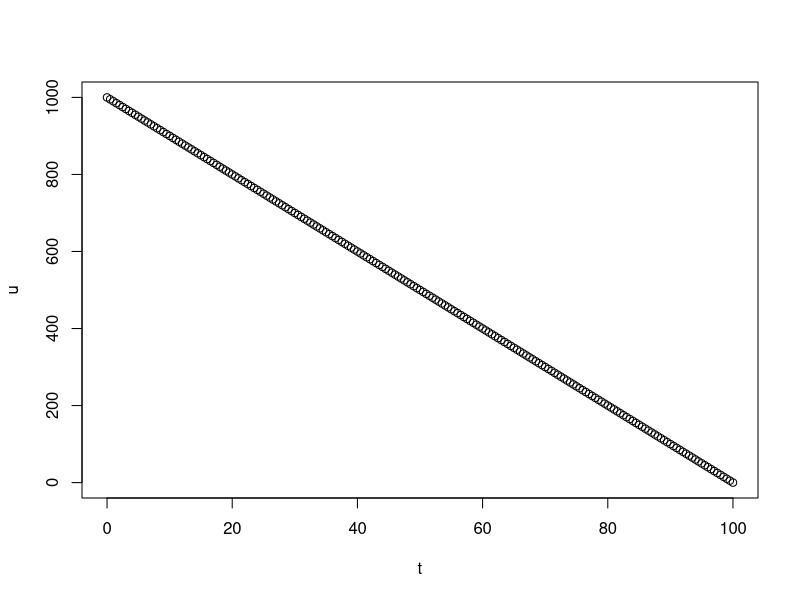
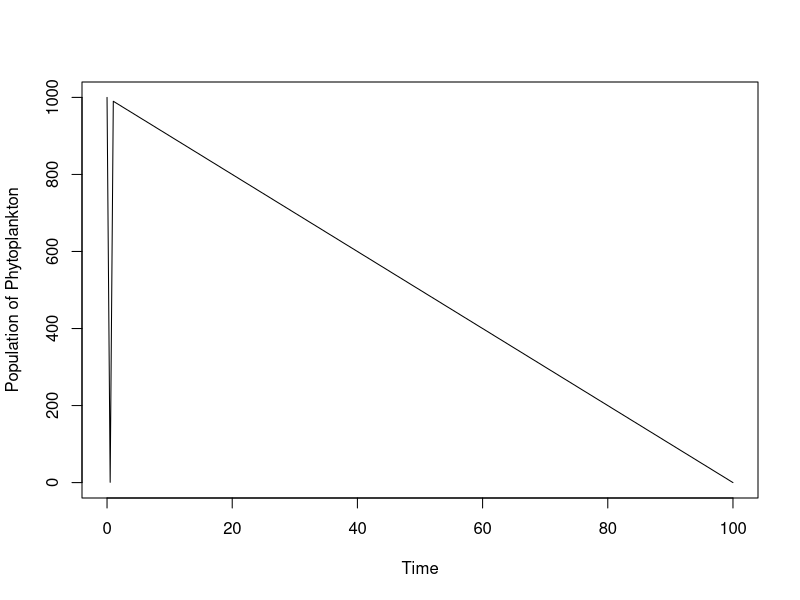
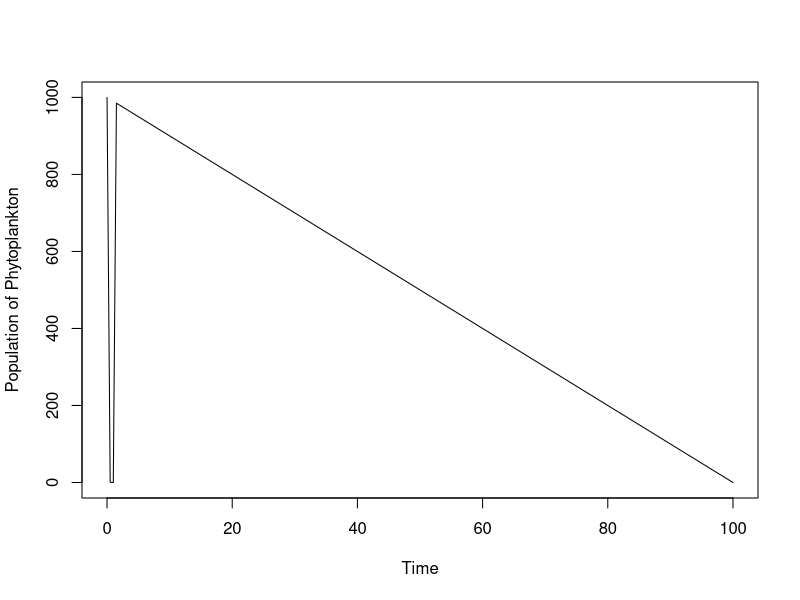
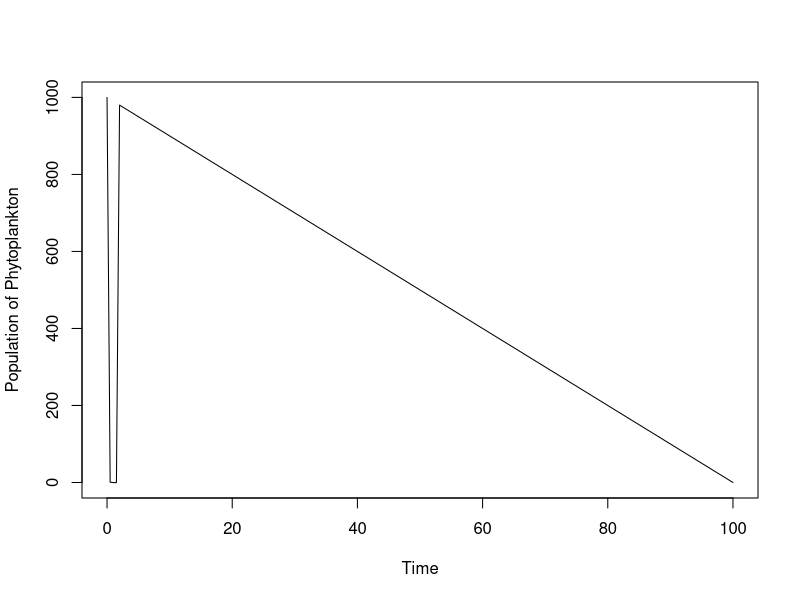
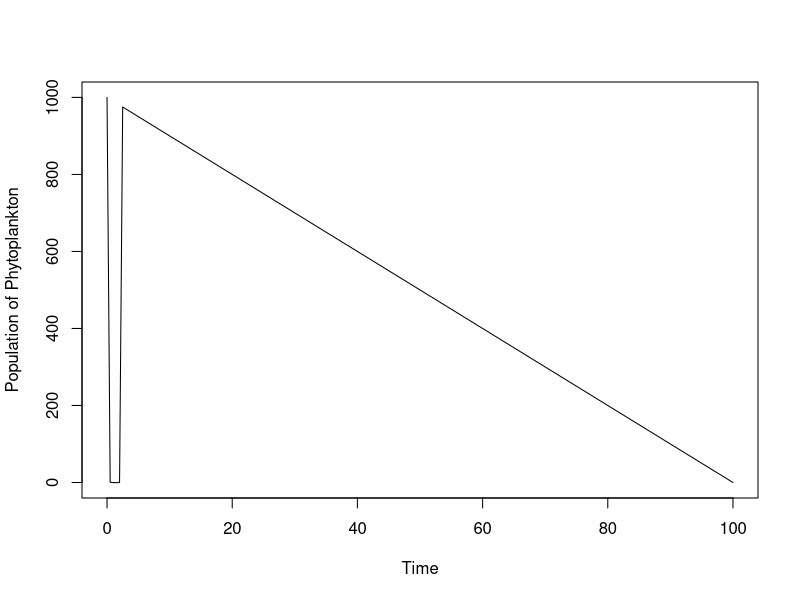
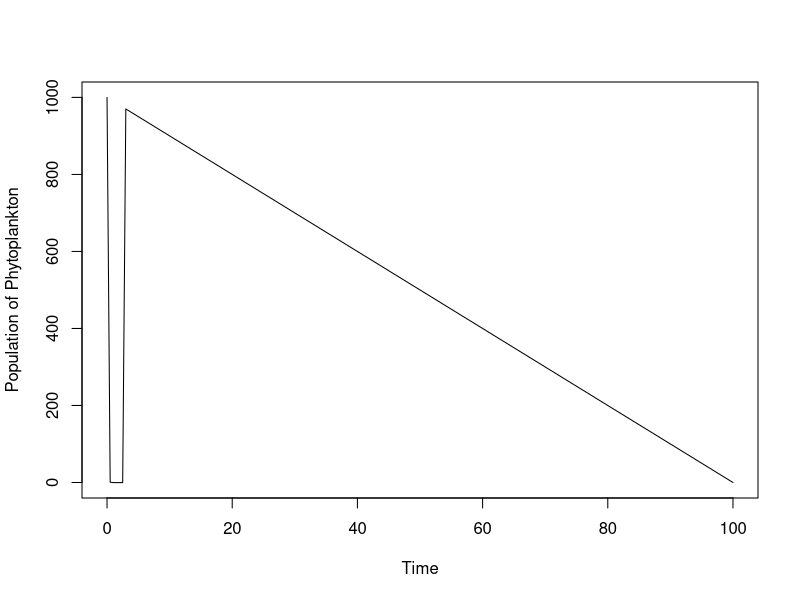
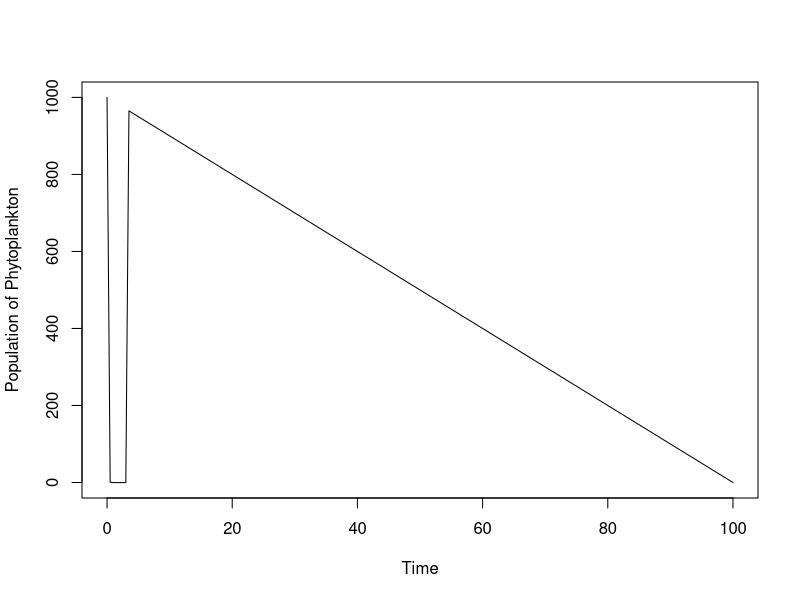
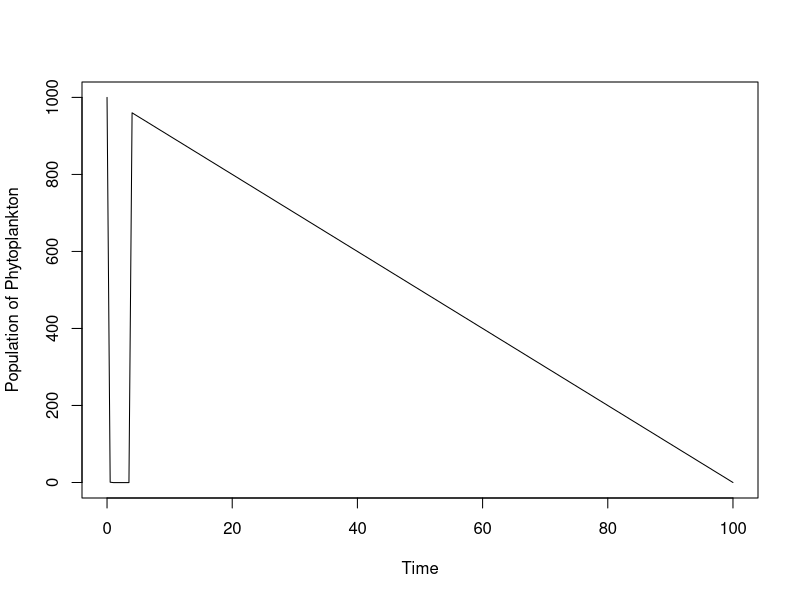

Recreate these plots in R, in order.
############################################
# Phytoplankton mathematical modeling 2020 #
############################################

# Chosen Values
u0  = 1000                # Inital amount of Phytoplankton
vp  = 0.1                 # Velocity of phytoplancton downwards
k   = 0.1                 # Diffusion constant
dt  = 0.5                 # Something we chose
dz  = 0.5                 # Something we chose                                        

# Dichlet Boundaries 
L = 100                  # Since phytoplankton is not found in depths deeper then 100m
t = seq(0, L, by = dt)   # Here L is used since 100 is a nice number for the time
N = L/dz                 # Number of special intervals

# initial calculation of n as gaus distributed Phytoplankton
# the density of Phytoplankton is decreasing the deeper they are found.
# The calculation should look like this:

z = seq(0, L, by = dz)   # Here L is used as max due to death in lower sea levels
u = seq(u0,0,,N+1)       # initialize the Population u as 10000 Phytoplankton to 0 over time
u_next = u               # Save for later use  

#--------------#
#Equation parts:
#--------------#

# The differential equation has multiple parts:
# 1. The velocitiy of the Phytoplanktopn
A    =  (vp*dt) / dz
# 2. The difusion rate of the Phytoplankton
B    =  (k*dt) / (dz^2)
# 3. Finally the f the function for the which takes in acount the amount of Phytoplankton
#    here only the values of +1 or -1 is used
S    =  seq(100,10,, N+1)
ffac =  ifelse(cumsum(S)*dz > 100, -1, 1)
f    =  ffac / 100
#----------------#
# Plot of the PDE:
#----------------#
#Plot of initlai conditions  
plot (t,u)

#change over time 
for (i in 2:N){ 
  if (i == 1) {
    u_next[i] = (f[i]-A*(u[i+1]-u[i])+B*(u[i+1]-2*u[i]+0))*dt
    plot(t,u_next,type = "l", xlab = 'Time', ylab = 'Population of Phytoplankton')
  }
  Sys.sleep(0.1)
  u_next[i] = (f[i]*S-A*(u[i+1]-u[i])+B*(u[i+1]-2*u[i]+u[i-1]))*dt
  # Initial example of the function
  Sys.sleep(0.0005)
  plot(t,u_next,type = "l", xlab = 'Time', ylab = 'Population of Phytoplankton')
}
u_next            